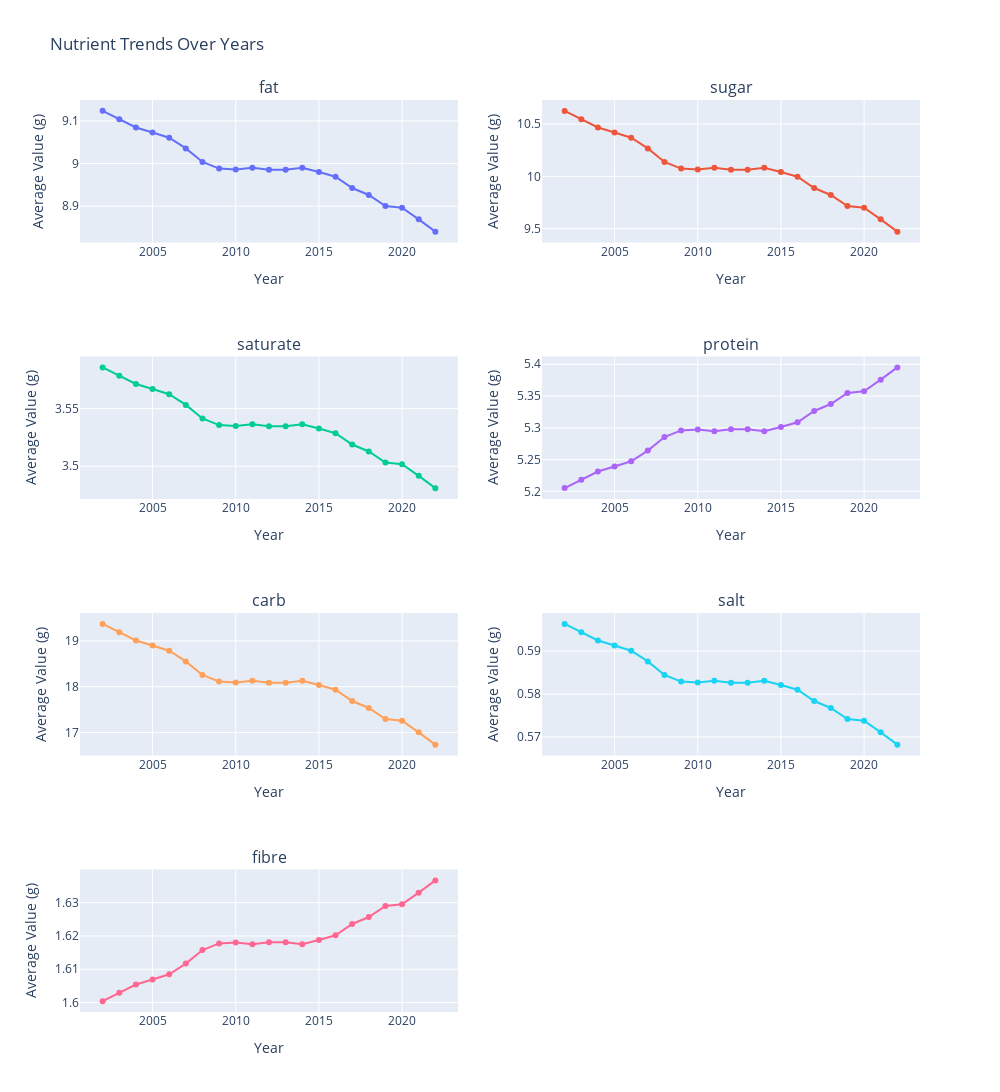

The notebook cell this image was saved under:
### Code cell
from plotly.subplots import make_subplots
import plotly.graph_objects as go
import math

cols = 2
# Calcuate no of rows for two cols
rows = math.ceil(len(mean_nutrients_df.index) / cols)
# Make subplots
fig = make_subplots(rows=rows, cols=cols, subplot_titles=mean_nutrients_df.index)
for i, nutrient in enumerate(mean_nutrients_df.index, start=1):
    row = ((i - 1) // cols) + 1
    col = ((i - 1) % cols) + 1
    # Plot the results
    fig.add_trace(
        go.Scatter(x=mean_nutrients_df.columns, y=mean_nutrients_df.loc[nutrient], mode='lines+markers', name=nutrient),
        row=row, col=col
    )

fig.update_layout(height=400*rows, width=1000, title_text="Nutrient Trends Over Years", showlegend=False)
fig.update_xaxes(title_text='Year')
fig.update_yaxes(title_text='Average Value (g)')

fig.show()

### Figure 1 — Plotly figure (JSON) as saved in the notebook; plotly's stock layout.template omitted (floating-point values rounded to 4 significant figures)
{"data": [{"mode": "lines+markers", "name": "fat", "type": "scatter", "x": [2002, 2003, 2004, 2005, 2006, 2007, 2008, 2009, 2010, 2011, 2012, 2013, 2014, 2015, 2016, 2017, 2018, 2019, 2020, 2021, 2022], "xaxis": "x", "y": [9.123, 9.104, 9.084, 9.073, 9.06, 9.035, 9.004, 8.988, 8.986, 8.99, 8.985, 8.985, 8.99, 8.98, 8.969, 8.943, 8.926, 8.9, 8.896, 8.869, 8.84], "yaxis": "y"}, {"mode": "lines+markers", "name": "sugar", "type": "scatter", "x": [2002, 2003, 2004, 2005, 2006, 2007, 2008, 2009, 2010, 2011, 2012, 2013, 2014, 2015, 2016, 2017, 2018, 2019, 2020, 2021, 2022], "xaxis": "x2", "y": [10.63, 10.55, 10.47, 10.42, 10.37, 10.27, 10.14, 10.08, 10.07, 10.08, 10.06, 10.06, 10.08, 10.04, 9.997, 9.889, 9.822, 9.717, 9.701, 9.589, 9.471], "yaxis": "y2"}, {"mode": "lines+markers", "name": "saturate", "type": "scatter", "x": [2002, 2003, 2004, 2005, 2006, 2007, 2008, 2009, 2010, 2011, 2012, 2013, 2014, 2015, 2016, 2017, 2018, 2019, 2020, 2021, 2022], "xaxis": "x3", "y": [3.586, 3.579, 3.571, 3.567, 3.563, 3.553, 3.541, 3.536, 3.535, 3.537, 3.535, 3.535, 3.536, 3.533, 3.529, 3.519, 3.513, 3.503, 3.502, 3.492, 3.481], "yaxis": "y3"}, {"mode": "lines+markers", "name": "protein", "type": "scatter", "x": [2002, 2003, 2004, 2005, 2006, 2007, 2008, 2009, 2010, 2011, 2012, 2013, 2014, 2015, 2016, 2017, 2018, 2019, 2020, 2021, 2022], "xaxis": "x4", "y": [5.205, 5.218, 5.231, 5.239, 5.247, 5.264, 5.286, 5.296, 5.297, 5.295, 5.298, 5.298, 5.295, 5.301, 5.309, 5.326, 5.338, 5.355, 5.357, 5.376, 5.395], "yaxis": "y4"}, {"mode": "lines+markers", "name": "carb", "type": "scatter", "x": [2002, 2003, 2004, 2005, 2006, 2007, 2008, 2009, 2010, 2011, 2012, 2013, 2014, 2015, 2016, 2017, 2018, 2019, 2020, 2021, 2022], "xaxis": "x5", "y": [19.37, 19.19, 19.01, 18.9, 18.79, 18.55, 18.26, 18.11, 18.09, 18.13, 18.09, 18.09, 18.13, 18.04, 17.93, 17.69, 17.54, 17.3, 17.26, 17.0, 16.74], "yaxis": "y5"}, {"mode": "lines+markers", "name": "salt", "type": "scatter", "x": [2002, 2003, 2004, 2005, 2006, 2007, 2008, 2009, 2010, 2011, 2012, 2013, 2014, 2015, 2016, 2017, 2018, 2019, 2020, 2021, 2022], "xaxis": "x6", "y": [0.5963, 0.5944, 0.5925, 0.5913, 0.5901, 0.5876, 0.5844, 0.5829, 0.5827, 0.5831, 0.5826, 0.5826, 0.5831, 0.5821, 0.581, 0.5784, 0.5768, 0.5742, 0.5738, 0.5711, 0.5682], "yaxis": "y6"}, {"mode": "lines+markers", "name": "fibre", "type": "scatter", "x": [2002, 2003, 2004, 2005, 2006, 2007, 2008, 2009, 2010, 2011, 2012, 2013, 2014, 2015, 2016, 2017, 2018, 2019, 2020, 2021, 2022], "xaxis": "x7", "y": [1.6, 1.603, 1.605, 1.607, 1.608, 1.612, 1.616, 1.618, 1.618, 1.617, 1.618, 1.618, 1.617, 1.619, 1.62, 1.624, 1.626, 1.629, 1.629, 1.633, 1.637], "yaxis": "y7"}], "layout": {"annotations": [{"font": {"size": 16}, "showarrow": false, "text": "fat", "x": 0.225, "xanchor": "center", "xref": "paper", "y": 1, "yanchor": "bottom", "yref": "paper"}, {"font": {"size": 16}, "showarrow": false, "text": "sugar", "x": 0.775, "xanchor": "center", "xref": "paper", "y": 1, "yanchor": "bottom", "yref": "paper"}, {"font": {"size": 16}, "showarrow": false, "text": "saturate", "x": 0.225, "xanchor": "center", "xref": "paper", "y": 0.7188, "yanchor": "bottom", "yref": "paper"}, {"font": {"size": 16}, "showarrow": false, "text": "protein", "x": 0.775, "xanchor": "center", "xref": "paper", "y": 0.7188, "yanchor": "bottom", "yref": "paper"}, {"font": {"size": 16}, "showarrow": false, "text": "carb", "x": 0.225, "xanchor": "center", "xref": "paper", "y": 0.4375, "yanchor": "bottom", "yref": "paper"}, {"font": {"size": 16}, "showarrow": false, "text": "salt", "x": 0.775, "xanchor": "center", "xref": "paper", "y": 0.4375, "yanchor": "bottom", "yref": "paper"}, {"font": {"size": 16}, "showarrow": false, "text": "fibre", "x": 0.225, "xanchor": "center", "xref": "paper", "y": 0.1562, "yanchor": "bottom", "yref": "paper"}], "height": 1600, "showlegend": false, "title": {"text": "Nutrient Trends Over Years"}, "width": 1000, "xaxis": {"anchor": "y", "domain": [0, 0.45], "title": {"text": "Year"}}, "xaxis2": {"anchor": "y2", "domain": [0.55, 1], "title": {"text": "Year"}}, "xaxis3": {"anchor": "y3", "domain": [0, 0.45], "title": {"text": "Year"}}, "xaxis4": {"anchor": "y4", "domain": [0.55, 1], "title": {"text": "Year"}}, "xaxis5": {"anchor": "y5", "domain": [0, 0.45], "title": {"text": "Year"}}, "xaxis6": {"anchor": "y6", "domain": [0.55, 1], "title": {"text": "Year"}}, "xaxis7": {"anchor": "y7", "domain": [0, 0.45], "title": {"text": "Year"}}, "xaxis8": {"anchor": "y8", "domain": [0.55, 1], "title": {"text": "Year"}}, "yaxis": {"anchor": "x", "domain": [0.8438, 1], "title": {"text": "Average Value (g)"}}, "yaxis2": {"anchor": "x2", "domain": [0.8438, 1], "title": {"text": "Average Value (g)"}}, "yaxis3": {"anchor": "x3", "domain": [0.5625, 0.7188], "title": {"text": "Average Value (g)"}}, "yaxis4": {"anchor": "x4", "domain": [0.5625, 0.7188], "title": {"text": "Average Value (g)"}}, "yaxis5": {"anchor": "x5", "domain": [0.2812, 0.4375], "title": {"text": "Average Value (g)"}}, "yaxis6": {"anchor": "x6", "domain": [0.2812, 0.4375], "title": {"text": "Average Value (g)"}}, "yaxis7": {"anchor": "x7", "domain": [0, 0.1562], "title": {"text": "Average Value (g)"}}, "yaxis8": {"anchor": "x8", "domain": [0, 0.1562], "title": {"text": "Average Value (g)"}}}}
